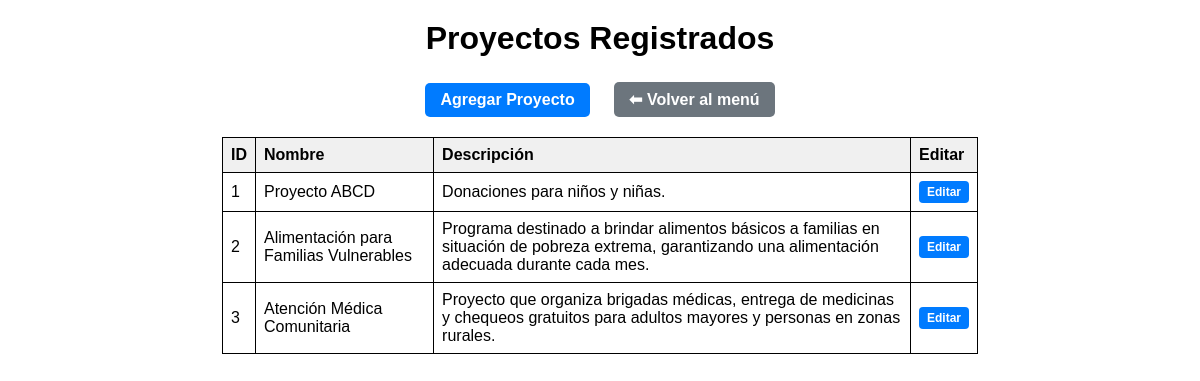
Screenshot of /ong_donaciones_mvc/views/proyectos/lista.php with the database file from the repository.
### tables this page shows
CREATE TABLE `proyectos` (
  `id` int(11) NOT NULL,
  `nombre` varchar(100) DEFAULT NULL,
  `descripcion` text DEFAULT NULL
);

### ong_donaciones_mvc/config/conexion.php (called while the page is built, shortened)
<?php
class Conexion {
    private $host = "localhost";
    private $user = "root";
    private $pass = "123";
    private $db   = "ong_donaciones";
    public function conectar() {
        $conexion = new mysqli($this->host, $this->user, $this->pass, $this->db);
        return $conexion;
    }
}
?>

### ong_donaciones_mvc/controllers/ProyectoController.php (called while the page is built, shortened)
<?php
require_once(__DIR__ . "/../models/ProyectoModel.php");
class ProyectoController {
    private $model;
    public function __construct() {
        $this->model = new ProyectoModel();
    }
    public function listar() {
        return $this->model->listarProyectos();
    }
}
?>

### ong_donaciones_mvc/models/ProyectoModel.php (called while the page is built, shortened)
<?php
require_once(__DIR__ . "/../config/conexion.php");
class ProyectoModel {
    private $conexion;
    public function __construct() {
        $this->conexion = (new Conexion())->conectar();
    }
    public function listarProyectos() {
        $sql = "SELECT * FROM proyectos";
        return $this->conexion->query($sql);
    }
}
?>

### ong_donaciones_mvc/views/proyectos/lista.php (the view, shortened to what this page needs)
<?php
require_once("../../controllers/ProyectoController.php");
$controller = new ProyectoController();
$proyectos = $controller->listar();
?>
<!DOCTYPE html>
<html lang="es">
<head>
    <link rel="stylesheet" href="../../assets/css/style.css">
</head>
<body>
<div class="page-container">
    <h1 class="page-title">Proyectos Registrados</h1>
    <div style="text-align:center; margin-bottom:20px;">
        <a href="agregar.php" class="btn">Agregar Proyecto</a>
        <a href="../../menu.php" class="btn btn-gray" style="margin-left:20px;">
            ⬅ Volver al menú
        </a>
    </div>
    <table>
        <tr>
            <th>ID</th>
            <th>Nombre</th>
            <th>Descripción</th>
            <th>Editar</th>
        </tr>
        <?php while ($fila = $proyectos->fetch_assoc()) { ?>
        <tr>
            <td><?= $fila['id'] ?></td>
            <td><?= $fila['nombre'] ?></td>
            <td><?= $fila['descripcion'] ?></td>
            <td>
                <a href="editar.php?id=<?= $fila['id'] ?>" class="btn btn-small">Editar</a>
            </td>
        </tr>
        <?php } ?>
    </table>
</div>
</body>
</html>

### ong_donaciones_mvc/assets/css/style.css (style rules this page uses)
body { font-family: Arial, sans-serif; margin: 0; padding: 0; }
table { border-collapse: collapse; width: 70%; margin: 20px auto; }
th, td { border: 1px solid black; padding: 8px; text-align: left; }
th { background: #f0f0f0; }
.btn { text-decoration: none; padding: 8px 15px; background: #007bff; color: white; border-radius: 5px; font-weight: bold; display: inline-block; }
.btn-gray { background: #6c757d; }
.btn-small { padding: 4px 8px; font-size: 12px; border-radius: 4px; }
.page-title { text-align: center; font-size: 32px; font-weight: bold; margin-top: 20px; margin-bottom: 25px; }
.page-container { width: 90%; margin: 0 auto; text-align: center; }

### rows the page displays
proyectos: id "1", nombre "Proyecto ABCD", descripcion "Donaciones para niños y niñas."
proyectos: id "2", nombre "Alimentación para Familias Vulnerables", descripcion "Programa destinado a brindar alimentos básicos a familias en situación de pobreza extrema, garantizando una alimentación adecuada durante cada mes."
proyectos: id "3", nombre "Atención Médica Comunitaria", descripcion "Proyecto que organiza brigadas médicas, entrega de medicinas y chequeos gratuitos para adultos mayores y personas en zonas rurales."
